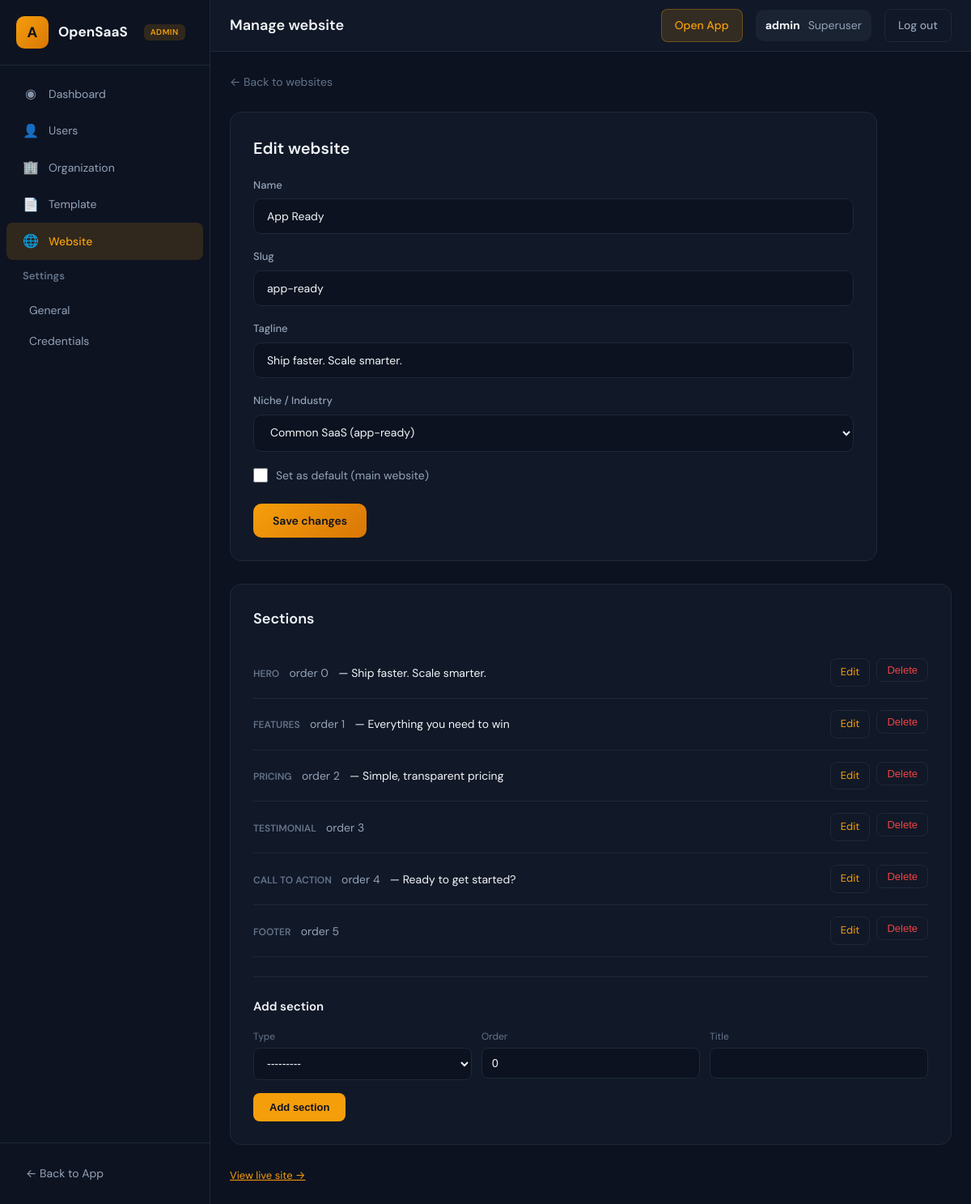
/admin_app/websites/5/ (signed in), run on the app's committed database.
### admin_app/models.py (models this page shows, shortened)
class Website(models.Model):
    NICHE_CHOICES = [(k, v["label"]) for k, v in NICHE_PRESETS.items()]
    name       = models.CharField(max_length=255)
    slug       = models.SlugField(max_length=80, unique=True,
                                  help_text='URL-friendly identifier')
    is_default = models.BooleanField(
        default=False,
        help_text='When enabled, this is the main website shown to visitors'
    )
    tagline    = models.CharField(max_length=255, blank=True)
    niche = models.CharField(
        max_length=40,
        choices=NICHE_CHOICES,
        default='common_saas',
        help_text='Niche preset used to auto-populate sections and theme. Common SaaS is app-ready.',
    )
    theme_overrides = models.JSONField(
        default=dict, blank=True,
        help_text='JSON dict that overrides individual theme CSS variables.',
    )
    created_at = models.DateTimeField(auto_now_add=True)
    updated_at = models.DateTimeField(auto_now=True)
    class Meta:
        ordering = ['-is_default', 'name']
    @property
    def preset(self):
        """Return the full NICHE_PRESETS dict entry for this website."""
        return NICHE_PRESETS.get(self.niche, NICHE_PRESETS['custom'])

class WebsiteSection(models.Model):
    SECTION_TYPES = [
        ('hero',        'Hero'),
        ('features',    'Features'),
        ('pricing',     'Pricing'),
        ('cta',         'Call to Action'),
        ('testimonial', 'Testimonial'),
        ('footer',      'Footer'),
    ]
    website      = models.ForeignKey(Website, on_delete=models.CASCADE,
                                     related_name='sections')
    section_type = models.CharField(max_length=20, choices=SECTION_TYPES)
    order        = models.PositiveIntegerField(default=0)
    title        = models.CharField(max_length=255, blank=True)
    subtitle     = models.CharField(max_length=255, blank=True)
    content      = models.TextField(blank=True, help_text='Main text or HTML')
    image        = models.ImageField(upload_to='website_sections/', blank=True, null=True)
    image_url    = models.URLField(max_length=500, blank=True, help_text='Fallback image URL if no file uploaded')
    button_text  = models.CharField(max_length=64, blank=True)
    button_link  = models.URLField(max_length=500, blank=True)
    is_active    = models.BooleanField(default=True)
    created_at   = models.DateTimeField(auto_now_add=True)
    class Meta:
        ordering = ['order', 'id']

### admin_app/views.py (the view)
# urls.py: path('websites/<int:pk>/', views.AdminWebsiteDetailView.as_view(), name='admin_website_detail'),
class AdminWebsiteDetailView(SuperuserRequiredMixin, LoginRequiredMixin, TemplateView):
    template_name = 'admin/website_detail.html'
    def get(self, request, *args, **kwargs):
        website = get_object_or_404(Website, pk=kwargs['pk'])
        sections = website.sections.all()
        return render(request, self.template_name, {
            'website': website,
            'sections': sections,
            'website_form': WebsiteForm(instance=website),
            'section_form': WebsiteSectionForm(),
            'niche_presets_json': json.dumps(NICHE_PRESETS),
        })

### templates/admin/website_detail.html (shortened to what this page needs)
{% extends "admin_app/base.html" %}
{% load static %}
{% block navbar_title %}Manage website{% endblock %}
{% block content %}
<div style="margin-bottom: 24px;">
    <a href="{% url 'admin_website_list' %}" style="font-size:14px;color:var(--admin-text-muted);text-decoration:none;">← Back to websites</a>
</div>
<div class="admin-card" style="background:var(--admin-surface);border:1px solid var(--admin-border);border-radius:14px;padding:28px;margin-bottom:28px;max-width:800px;">
    <h1 style="font-size:20px;font-weight:600;color:var(--admin-text);margin-bottom:20px;">Edit website</h1>
    <form method="post" action="{% url 'admin_website_update' website.pk %}">
        <div style="display:flex;flex-direction:column;gap:18px;">
            <div>
                <label for="id_name" style="display:block;font-size:13px;font-weight:500;color:var(--admin-text-secondary);margin-bottom:6px;">Name</label>
                <input type="text" name="name" id="id_name" value="{{ website_form.instance.name }}" maxlength="255" required
                    style="width:100%;padding:12px 16px;font-size:14px;font-family:inherit;color:var(--admin-text);background:var(--admin-bg);border:1px solid var(--admin-border);border-radius:10px;">
            </div>
            <div>
                <label for="id_slug" style="display:block;font-size:13px;font-weight:500;color:var(--admin-text-secondary);margin-bottom:6px;">Slug</label>
                <input type="text" name="slug" id="id_slug" value="{{ website_form.instance.slug }}" maxlength="80" required placeholder="e.g. my-product"
                    style="width:100%;padding:12px 16px;font-size:14px;font-family:inherit;color:var(--admin-text);background:var(--admin-bg);border:1px solid var(--admin-border);border-radius:10px;">
            </div>
            <div>
                <label for="id_tagline" style="display:block;font-size:13px;font-weight:500;color:var(--admin-text-secondary);margin-bottom:6px;">Tagline</label>
                <input type="text" name="tagline" id="id_tagline" value="{{ website_form.instance.tagline|default:'' }}" maxlength="255"
                    style="width:100%;padding:12px 16px;font-size:14px;font-family:inherit;color:var(--admin-text);background:var(--admin-bg);border:1px solid var(--admin-border);border-radius:10px;">
            </div>
            <div>
                <label for="id_niche" style="display:block;font-size:13px;font-weight:500;color:var(--admin-text-secondary);margin-bottom:6px;">Niche / Industry</label>
                <select name="niche" id="id_niche"
                    style="width:100%;padding:12px 16px;font-size:14px;font-family:inherit;color:var(--admin-text);background:var(--admin-bg);border:1px solid var(--admin-border);border-radius:10px;">
                    {% for value, label in website_form.fields.niche.choices %}
                    <option value="{{ value }}" {% if website.niche == value %}selected{% endif %}>{{ label }}</option>
                    {% endfor %}
                </select>
            </div>
            <div style="display:flex;align-items:center;gap:10px;">
                <input type="checkbox" name="is_default" id="id_is_default" {% if website.is_default %}checked{% endif %}
                    style="width:18px;height:18px;accent-color:var(--admin-accent);">
                <label for="id_is_default" style="font-size:14px;color:var(--admin-text-secondary);">Set as default (main website)</label>
            </div>
        </div>
        <div style="margin-top:24px;">
            <button type="submit" style="padding:12px 24px;font-size:14px;font-weight:600;font-family:inherit;color:#0c1220;background:linear-gradient(135deg,var(--admin-accent),#d97706);border:none;border-radius:10px;cursor:pointer;">Save changes</button>
        </div>
    </form>
</div>
<div class="admin-card" style="background:var(--admin-surface);border:1px solid var(--admin-border);border-radius:14px;padding:28px;margin-bottom:28px;">
    <h2 style="font-size:18px;font-weight:600;color:var(--admin-text);margin-bottom:20px;">Sections</h2>
    {% for section in sections %}
    <div style="display:flex;align-items:center;justify-content:space-between;gap:16px;padding:14px 0;border-bottom:1px solid var(--admin-border);flex-wrap:wrap;">
        <div>
            <span style="font-size:12px;font-weight:600;color:var(--admin-text-muted);text-transform:uppercase;">{{ section.get_section_type_display }}</span>
            <span style="font-size:14px;color:var(--admin-text-secondary);margin-left:8px;">order {{ section.order }}</span>
            {% if section.title %}<span style="font-size:14px;color:var(--admin-text);margin-left:8px;">— {{ section.title|truncatewords:8 }}</span>{% endif %}
        </div>
        <div style="display:flex;gap:8px;">
            <a href="{% url 'admin_section_edit' website.pk section.pk %}" style="padding:6px 12px;font-size:13px;color:var(--admin-accent);text-decoration:none;border:1px solid var(--admin-border);border-radius:8px;">Edit</a>
            <form method="post" action="{% url 'admin_section_delete' website.pk section.pk %}" style="display:inline;" onsubmit="return confirm('Delete this section?');">
                <button type="submit" style="padding:6px 12px;font-size:13px;color:var(--admin-danger);background:transparent;border:1px solid var(--admin-border);border-radius:8px;cursor:pointer;">Delete</button>
            </form>
        </div>
    </div>
    {% empty %}
    <p style="font-size:14px;color:var(--admin-text-muted);margin:0;">No sections yet. Add one below.</p>
    {% endfor %}
    <div style="margin-top:24px;padding-top:24px;border-top:1px solid var(--admin-border);">
        <h3 style="font-size:15px;font-weight:600;color:var(--admin-text);margin-bottom:16px;">Add section</h3>
        <form method="post" action="{% url 'admin_section_add' website.pk %}" enctype="multipart/form-data">
            <div style="display:grid;grid-template-columns:repeat(auto-fill,minmax(200px,1fr));gap:12px;margin-bottom:16px;">
                <div>
                    <label style="display:block;font-size:12px;color:var(--admin-text-muted);margin-bottom:4px;">Type</label>
                    <select name="section_type" style="width:100%;padding:10px 12px;font-size:14px;color:var(--admin-text);background:var(--admin-bg);border:1px solid var(--admin-border);border-radius:8px;">
                        {% for v, l in section_form.section_type.field.choices %}<option value="{{ v }}">{{ l }}</option>{% endfor %}
                    </select>
                </div>
                <div>
                    <label style="display:block;font-size:12px;color:var(--admin-text-muted);margin-bottom:4px;">Order</label>
                    <input type="number" name="order" value="0" min="0" style="width:100%;padding:10px 12px;font-size:14px;color:var(--admin-text);background:var(--admin-bg);border:1px solid var(--admin-border);border-radius:8px;">
                </div>
                <div>
                    <label style="display:block;font-size:12px;color:var(--admin-text-muted);margin-bottom:4px;">Title</label>
                    <input type="text" name="title" maxlength="255" style="width:100%;padding:10px 12px;font-size:14px;color:var(--admin-text);background:var(--admin-bg);border:1px solid var(--admin-border);border-radius:8px;">
                </div>
            </div>
            <button type="submit" style="padding:10px 20px;font-size:13px;font-weight:600;color:#0c1220;background:var(--admin-accent);border:none;border-radius:8px;cursor:pointer;">Add section</button>
        </form>
    </div>
</div>
<p style="font-size:13px;color:var(--admin-text-muted);">
    <a href="{% url 'public_website_by_slug' slug=website.slug %}" target="_blank" style="color:var(--admin-accent);">View live site →</a>
</p>
{% endblock %}

### templates/admin_app/base.html (shortened to what this page needs)
{% load static %}
<!DOCTYPE html>
<html lang="en">
<head>
</head>
<body>
    <aside class="admin-sidebar">
        <div class="sidebar-header">
            <a href="{% url 'admin_dashboard' %}" class="sidebar-brand">
                <span class="sidebar-logo">A</span>
                <span class="sidebar-brand-text">OpenSaaS</span>
                <span class="sidebar-badge">Admin</span>
            </a>
        </div>
        <nav class="sidebar-nav">
            <a href="{% url 'admin_dashboard' %}" class="menu-item {% if request.resolver_match.url_name == 'admin_dashboard' %}active{% endif %}">
                <span class="menu-item-icon">◉</span>
                <span>Dashboard</span>
            </a>
            <a href="{% url 'admin_users' %}" class="menu-item {% if request.resolver_match.url_name == 'admin_users' or request.resolver_match.url_name == 'admin_user_detail' %}active{% endif %}">
                <span class="menu-item-icon">👤</span>
                <span>Users</span>
            </a>
            <a href="{% url 'admin_organization_list' %}" class="menu-item {% if request.resolver_match.url_name == 'admin_organization_list' or request.resolver_match.url_name == 'admin_organization_detail' %}active{% endif %}">
                <span class="menu-item-icon">🏢</span>
                <span>Organization</span>
            </a>
            <a href="{% url 'admin_template_list' %}" class="menu-item ">
                <span class="menu-item-icon">📄</span>
                <span>Template</span>
            </a>
            <a href="{% url 'admin_website_list' %}" class="menu-item {% if request.resolver_match.url_name == 'admin_website_list' or request.resolver_match.url_name == 'admin_website_detail' or request.resolver_match.url_name == 'admin_website_create' %}active{% endif %}">
                <span class="menu-item-icon">🌐</span>
                <span>Website</span>
            </a>
            <div class="menu-group">
                <div class="menu-group-title">Settings</div>
                <div class="menu-group-content">
                    <a href="{% url 'admin_settings_general' %}" class="menu-group-item {% if request.resolver_match.url_name == 'admin_settings_general' %}active{% endif %}">General</a>
                    <a href="{% url 'admin_credentials' %}" class="menu-group-item {% if request.resolver_match.url_name == 'admin_credentials' %}active{% endif %}">Credentials</a>
                </div>
            </div>
        </nav>
        <div class="sidebar-footer">
            <a href="{% url 'list_organization' %}">← Back to App</a>
        </div>
    </aside>
    <main class="admin-main">
        <header class="admin-navbar">
            <div class="admin-navbar-left">
                <span class="admin-navbar-title">{% block navbar_title %}Admin Dashboard{% endblock %}</span>
            </div>
            <div class="admin-navbar-right">
                <a href="{% url 'list_organization' %}" class="btn-app">Open App</a>
                <div class="admin-user">
                    <strong>{{ request.user.get_username }}</strong>
                    <span>Superuser</span>
                </div>
                <a href="{% url 'superuser_logout' %}" class="btn-out">Log out</a>
            </div>
        </header>
        <div class="admin-content">
            {% block content %}{% endblock %}
        </div>
    </main>
</body>
</html>

### data on the page
Website: name "App Ready", slug "app-ready", tagline "Ship faster. Scale smarter.", niche "Common SaaS (app-ready)"
WebsiteSection: section_type "HERO", order "0", title "Ship faster. Scale smarter."
WebsiteSection: section_type "FEATURES", order "1", title "Everything you need to win"
WebsiteSection: section_type "PRICING", order "2", title "Simple, transparent pricing"
WebsiteSection: section_type "TESTIMONIAL", order "3"
WebsiteSection: section_type "CALL TO ACTION", order "4", title "Ready to get started?"
WebsiteSection: section_type "FOOTER", order "5"

### other printed values
{{ request.user.get_username }} "admin"
form field section_type "---------"
